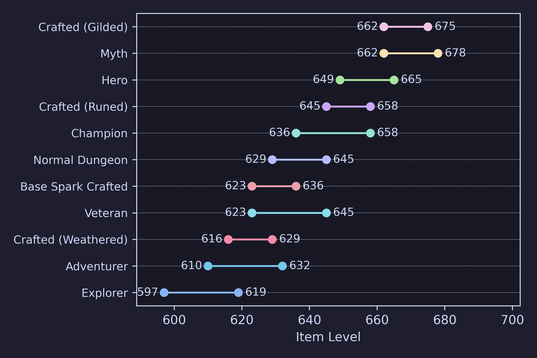
#> input picture img/gear_upgrade_chart.png, 537 x 358 px, shrunk from 3600 x 2400 before the run, found by its file name
$ python make_gear_report.py
#> lines starting #> are read from the running program, lines starting #| are printed output that depends on the picture
from PIL import Image
from data import colors


def pad_image_to_height(image, target_height, background_color=(255, 255, 255)):
    """
    Pads an image to the target height with the specified background color, centering the image vertically.

    :param image: PIL Image object to be padded.
    :param target_height: The desired height after padding.
    :param background_color: Tuple specifying the RGB background color.
    :return: Padded PIL Image object.
    """
    new_width = image.width
    new_image = Image.new("RGB", (new_width, target_height), background_color)
    y_offset = (target_height - image.height) // 2
    new_image.paste(image, (0, y_offset))
    return new_image


def combine_images(
    image1_path,
    image2_path,
    output_path,
    orientation="horizontal",
    background_color=(255, 255, 255),
):
    """
    Combines two images either vertically or horizontally, with center alignment and customizable background color.

    :param image1_path: Path to the first image.
    :param image2_path: Path to the second image.
    :param output_path: Path where the combined image will be saved.
    :param orientation: 'vertical' or 'horizontal' orientation.
    :param background_color: Tuple specifying the RGB background color.
    """
    # Open the images
    image1 = Image.open(image1_path)
    image2 = Image.open(image2_path)

    # Convert images to the same mode if necessary
    if image1.mode != image2.mode:
        image2 = image2.convert(image1.mode)

    if orientation == "horizontal":
        # Calculate the maximum height
        max_height = max(image1.height, image2.height)

        # Pad images to have the same height and center them vertically
        image1_padded = pad_image_to_height(image1, max_height, background_color)
        image2_padded = pad_image_to_height(image2, max_height, background_color)

        # Calculate the total width
        total_width = image1_padded.width + image2_padded.width

        # Create a new image with the combined size
        new_image = Image.new(image1.mode, (total_width, max_height), background_color)

        # Paste images side by side
        new_image.paste(image1_padded, (0, 0))
        new_image.paste(image2_padded, (image1_padded.width, 0))

    elif orientation == "vertical":
        # Calculate the maximum width
        max_width = max(image1.width, image2.width)

        # Pad images to have the same width and center them horizontally
        image1_padded = pad_image_to_width(image1, max_width, background_color)
        image2_padded = pad_image_to_width(image2, max_width, background_color)

        # Calculate the total height
        total_height = image1_padded.height + image2_padded.height

        # Create a new image with the combined size
        new_image = Image.new(image1.mode, (max_width, total_height), background_color)

        # Paste images one below the other
        new_image.paste(image1_padded, (0, 0))
        new_image.paste(image2_padded, (0, image1_padded.height))

    else:
        raise ValueError("Orientation must be 'vertical' or 'horizontal'")

    # Save the combined image
    new_image.save(output_path)
    print(f"Combined image saved to {output_path}")


def pad_image_to_width(image, target_width, background_color=(255, 255, 255)):
    """
    Pads an image to the target width with the specified background color, centering the image horizontally.

    :param image: PIL Image object to be padded.
    :param target_width: The desired width after padding.
    :param background_color: Tuple specifying the RGB background color.
    :return: Padded PIL Image object.
    """
    new_height = image.height
    new_image = Image.new("RGB", (target_width, new_height), background_color)
    x_offset = (target_width - image.width) // 2
    new_image.paste(image, (x_offset, 0))
    return new_image


# Example usage
if __name__ == '__main__':
    # First combine gear upgrade chart and crest source table vertically
    combine_images(
        "img/gear_upgrade_chart.png",
        "img/crest_source_table.png",
        "img/chart_and_crest.png",
        orientation="vertical",
        background_color=colors["Base"],
    )
#> in combine_images, image1 is the input picture: PIL image 537x358 RGBA; mean R, G, B, A 33.8, 34.3, 49, 255
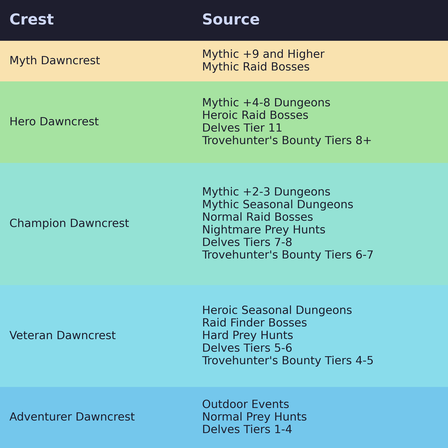
#> input picture img/crest_source_table.png, 448 x 448 px, shrunk from 3000 x 3000 before the run, found by its file name
#> in combine_images, image2 is the input picture: PIL image 448x448 RGBA; mean R, G, B, A 139.1, 197.5, 188.2, 255
#> in combine_images, `new_image.paste(image2_padded, (0, image1_padded.height))`:
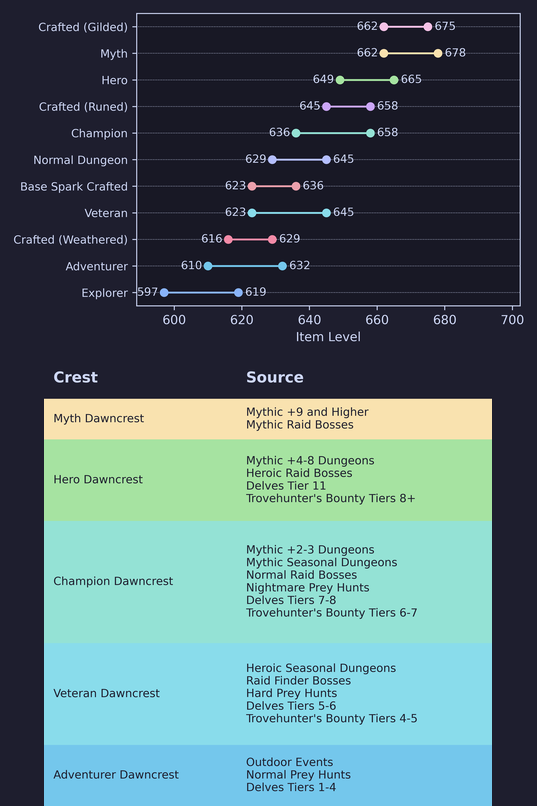
#> new_image: PIL image 537x806 RGBA; mean R, G, B, A 82.3, 109.6, 113.3, 255

    # Then combine that result with the gear source table horizontally
    combine_images(
        "img/chart_and_crest.png",
        "img/gear_source_table.png",
        "img/gear_prog_report.png",
        orientation="horizontal",
        background_color=colors["Base"],
    )
#> call 2 of combine_images, with image1_path = 'img/chart_and_crest.png', image2_path = 'img/gear_source_table.png', output_path = 'img/gear_prog_report.png', orientation = 'horizontal', background_color = '#1e1e2e'
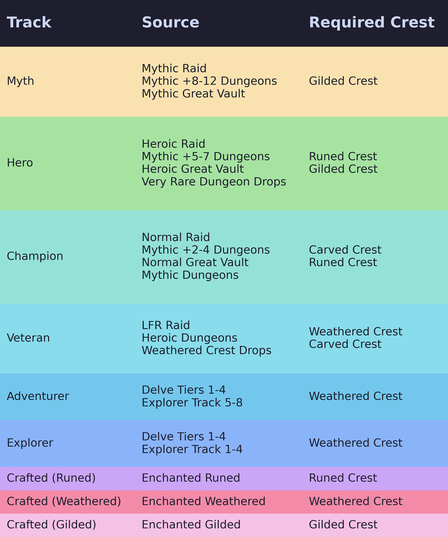
#> input picture img/gear_source_table.png, 448 x 537 px, shrunk from 3000 x 3600 before the run, found by its file name
#> in combine_images, image2 is the input picture: PIL image 448x537 RGBA; mean R, G, B, A 155.2, 189, 188.1, 255
#> call 2 of pad_image_to_height, with target_height = 806, background_color = '#1e1e2e'
#> in pad_image_to_height (call 2), `new_image = Image.new("RGB", (new_width, target_height), background_co..`:
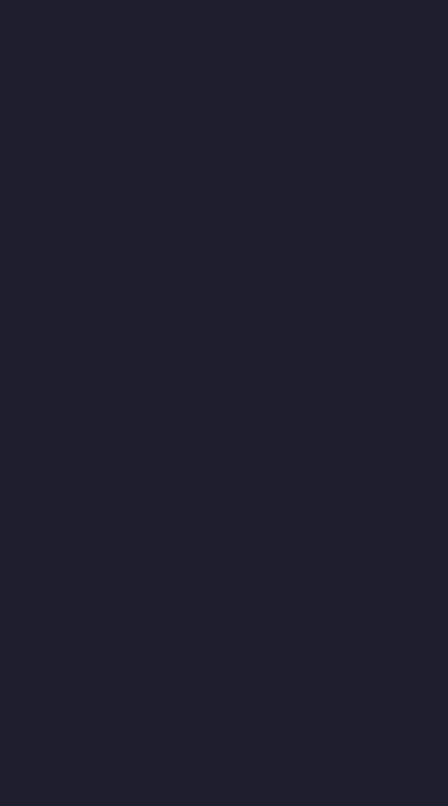
#> new_image: PIL image 448x806 RGB; mean R, G, B 30, 30, 46
#> in pad_image_to_height (call 2), `new_image.paste(image, (0, y_offset))`:
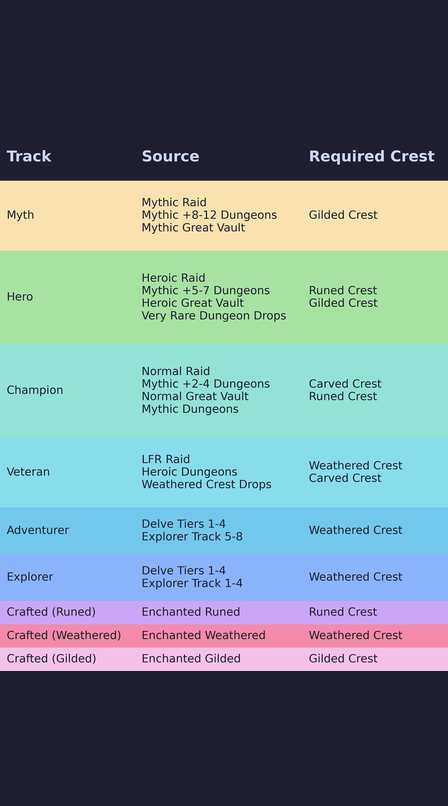
#> new_image: PIL image 448x806 RGB; mean R, G, B 113.4, 136, 140.7
#> in combine_images (call 2), `new_image.paste(image1_padded, (0, 0))`:
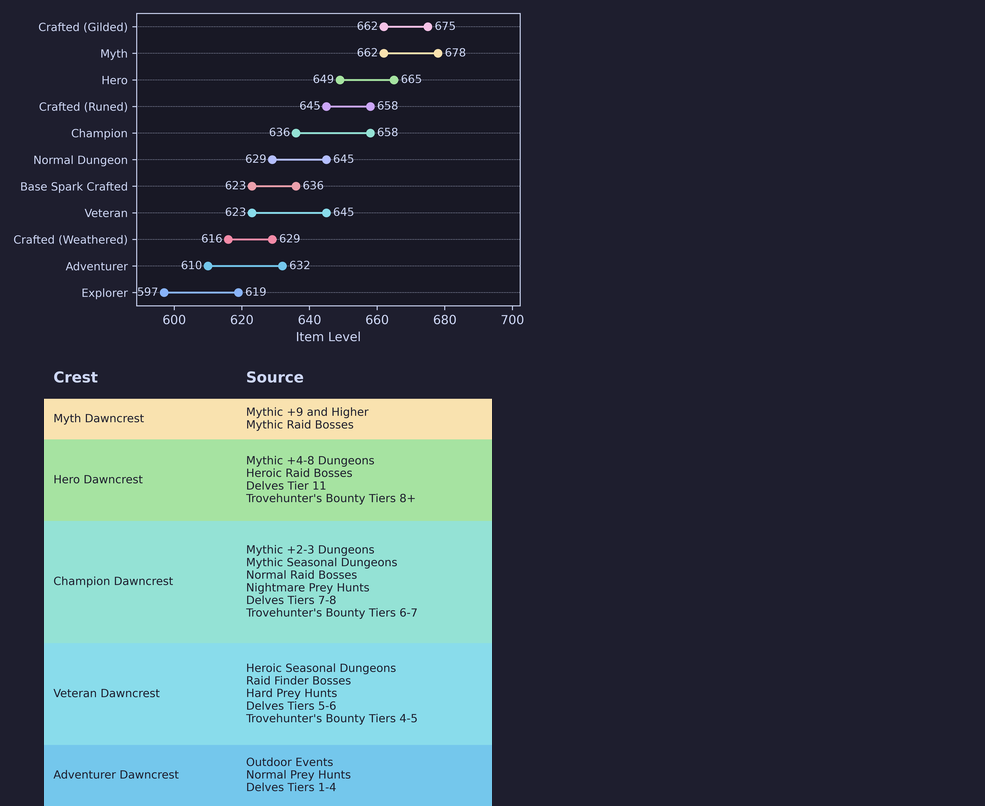
#> new_image: PIL image 985x806 RGBA; mean R, G, B, A 58.5, 73.4, 82.7, 255
#> in combine_images (call 2), `new_image.paste(image2_padded, (image1_padded.width, 0))`:
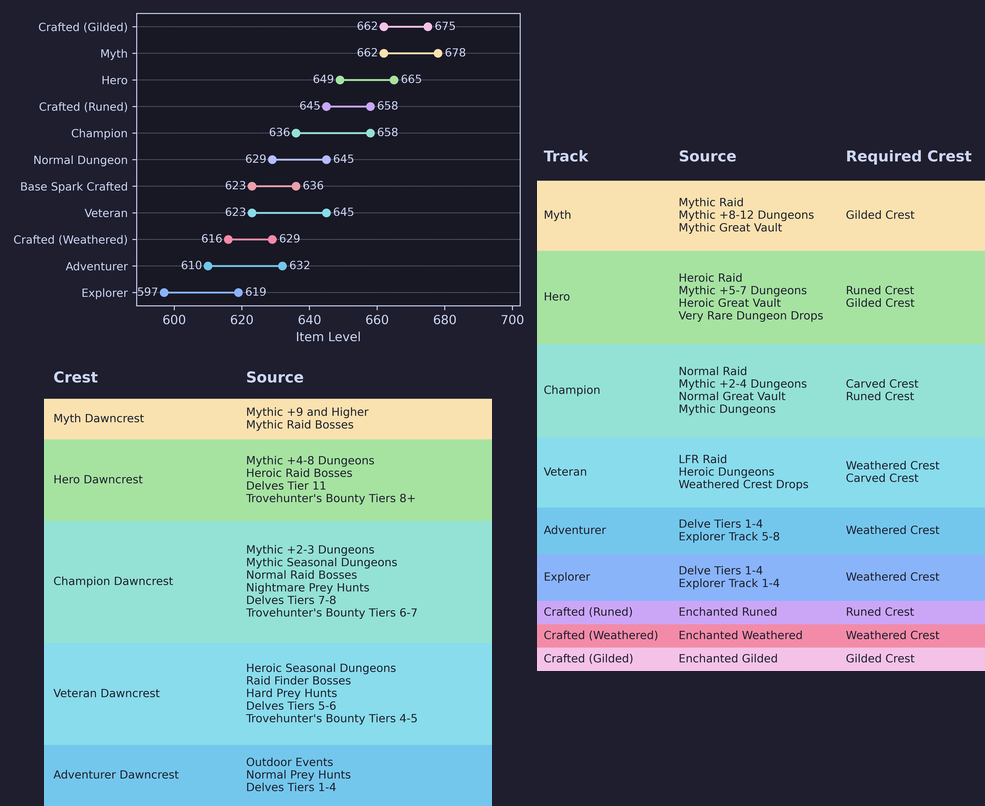
#> new_image: PIL image 985x806 RGBA; mean R, G, B, A 96.5, 121.6, 125.7, 255
